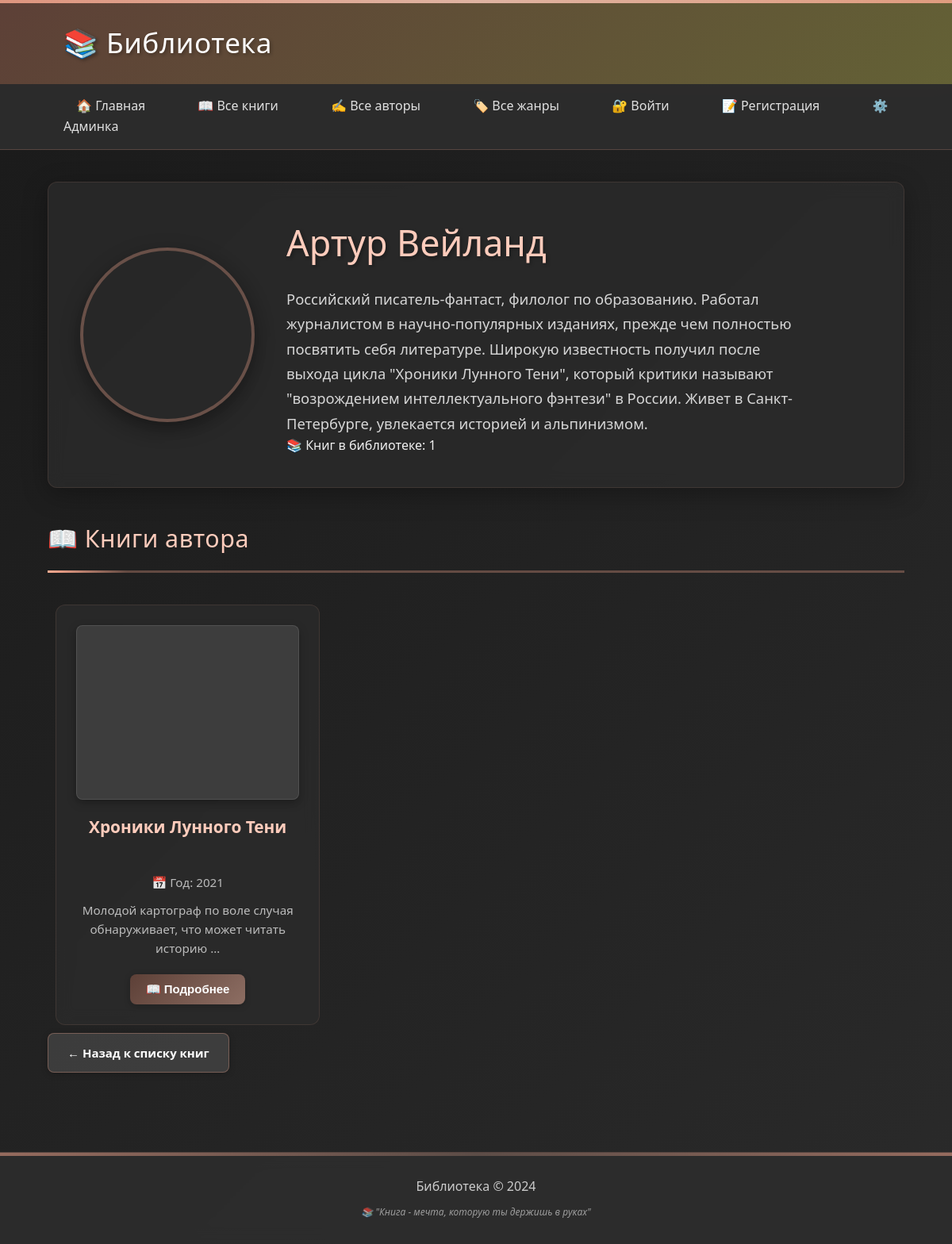
/author/1/, run on an earlier commit of the app's database.
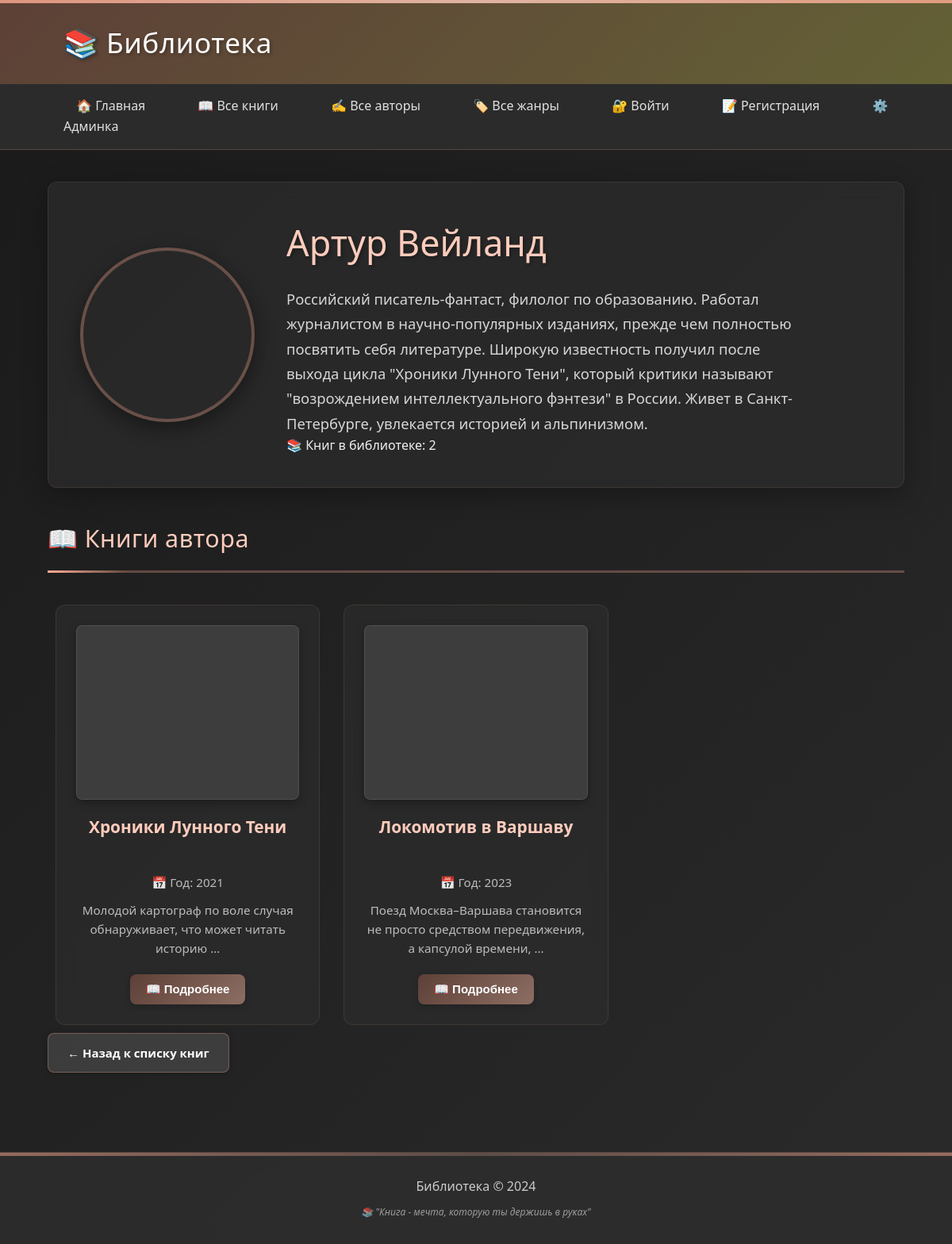
And on a later commit of the database.
### library/models.py (models this page shows, shortened)
class Author(models.Model):
    name = models.CharField(max_length=100, verbose_name="Имя автора")
    bio = models.TextField(blank=True, verbose_name="Биография")
    avatar_url = models.URLField(blank=True, verbose_name="Ссылка на аватар")
    birth_date = models.DateField(null=True, blank=True, verbose_name="Дата рождения")
    death_date = models.DateField(null=True, blank=True, verbose_name="Дата смерти")
    country = models.CharField(max_length=100, blank=True, verbose_name="Страна")
    created_at = models.DateTimeField(auto_now_add=True)
    class Meta:
        verbose_name = "Автор"
        verbose_name_plural = "Авторы"

class Book(models.Model):
    title = models.CharField(max_length=200, verbose_name="Название")
    author = models.ForeignKey(Author, on_delete=models.CASCADE, verbose_name="Автор")
    genres = models.ManyToManyField(Genre, blank=True, verbose_name="Жанры")
    year = models.IntegerField(verbose_name="Год издания")
    pages = models.IntegerField(null=True, blank=True, verbose_name="Количество страниц")
    description = models.TextField(blank=True, verbose_name="Описание")
    cover_url = models.URLField(blank=True, verbose_name="Ссылка на обложку")
    file_url = models.URLField(blank=True, verbose_name="Ссылка на файл книги")
    is_featured = models.BooleanField(default=False, verbose_name="Рекомендуемая")
    created_at = models.DateTimeField(auto_now_add=True)
    class Meta:
        verbose_name = "Книга"
        verbose_name_plural = "Книги"

### library/views.py (the view)
# urls.py: path('author/<int:author_id>/', views.author_detail, name='author_detail'),
def author_detail(request, author_id):
    author = get_object_or_404(Author, id=author_id)
    books = Book.objects.filter(author=author).prefetch_related('genres')
    return render(request, 'author_detail.html', {
        'author': author,
        'books': books
    })

### library/templates/author_detail.html (shortened to what this page needs)
{% extends 'base.html' %}
{% block content %}
<div class="author-header">
    <div class="author-avatar author-detail-avatar {% if not author.avatar_url %}no-avatar{% endif %}"
         {% if author.avatar_url %}style="background-image: url('{{ author.avatar_url }}')"{% endif %}>
    </div>
    <div class="author-info">
        <h1 class="author-detail-name">{{ author.name }}</h1>
        {% if author.bio %}
            <div class="author-detail-bio">
                {{ author.bio|linebreaks }}
            </div>
        {% endif %}
        <div class="books-count">
            📚 Книг в библиотеке: {{ books|length }}
        </div>
    </div>
</div>
<h2 class="section-title">📖 Книги автора</h2>
{% if books %}
    <div class="books-grid">
        {% for book in books %}
        <div class="book-card">
            <div class="book-cover {% if not book.cover_url %}no-cover{% endif %}"
                 {% if book.cover_url %}style="background-image: url('{{ book.cover_url }}')"{% endif %}>
            </div>
            <h3 class="book-title">{{ book.title }}</h3>
            <p class="book-meta">📅 Год: {{ book.year }}</p>
            {% if book.description %}
                <p class="book-meta">{{ book.description|truncatewords:10 }}</p>
            {% endif %}
            <a href="{% url 'book_detail' book.id %}">
                <button class="btn btn-read">📖 Подробнее</button>
            </a>
        </div>
        {% endfor %}
    </div>
{% else %}
    <div class="no-data">
        📚 У этого автора пока нет книг в библиотеке
    </div>
{% endif %}
<a href="{% url 'book_list' %}" class="btn btn-back">← Назад к списку книг</a>
{% endblock %}

### library/templates/base.html (shortened to what this page needs)
{% load static %}
<!DOCTYPE html>
<html>
<head>
    <link rel="stylesheet" href="{% static 'css/style.css' %}">
</head>
<body>
    <div class="header">
        <div class="container">
            <h1>📚 Библиотека</h1>
        </div>
    </div>
    <div class="nav">
        <div class="container">
            <a href="/">🏠 Главная</a>
            <a href="/books/">📖 Все книги</a>
            <a href="/authors/">✍️ Все авторы</a>
            <a href="/genres/">🏷️ Все жанры</a>
            {% if user.is_authenticated %}
                <span style="color: #ffab91;">👤 {{ user.username }}</span>
                <form method="post" action="{% url 'logout' %}" style="display: inline;">
                    {% csrf_token %}
                    <button type="submit" style="background: none; border: none; color: #e0e0e0; cursor: pointer;">🚪 Выйти</button>
                </form>
            {% else %}
                <a href="{% url 'login' %}">🔐 Войти</a>
                <a href="{% url 'register' %}">📝 Регистрация</a>
            {% endif %}
            <a href="/admin/">⚙️ Админка</a>
        </div>
    </div>
    <div class="main container">
        {% block content %}{% endblock %}
    </div>
    <div class="footer">
        <div class="container">
            Библиотека &copy; 2024
        </div>
    </div>
</body>
</html>

What changed in the data, as far as the page shows it:
added Book: title "Локомотив в Варшаву", year "2023", description "Поезд Москва–Варшава становится не просто средством передвижения, а капсулой времени, …"
Also different on the page:
{{ books|length }}: "1" → "2"
